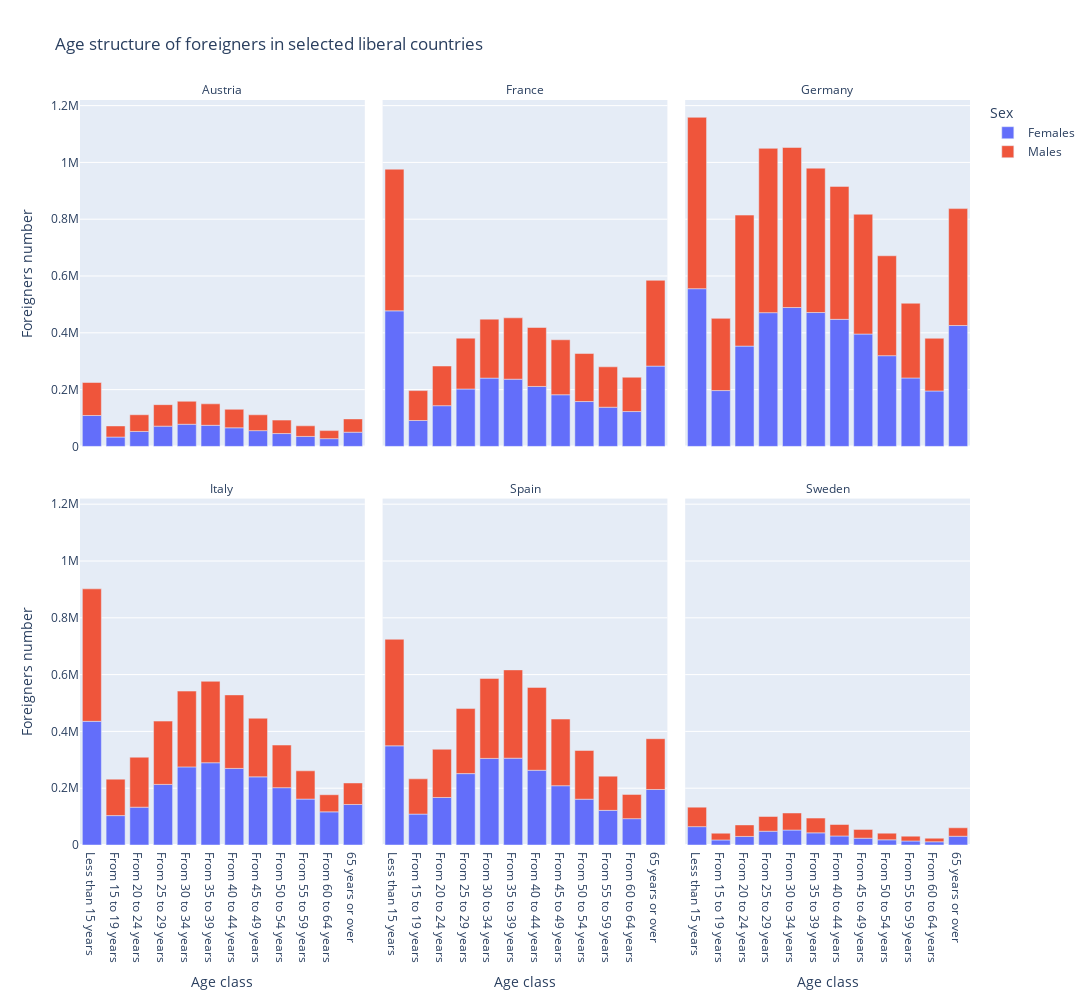

Notebook cell for this chart:
### Code cell
plot_age_structure(only_foreigners[(only_foreigners['geo'].isin(liberal))
                                    & (only_foreigners['Sex'] != 'Total')
                                    & (only_foreigners['TIME_PERIOD'] >= 2014)],
                   'Age structure of foreigners in selected liberal countries', age_order)

### Figure 1 — Plotly figure (JSON) as saved in the notebook; plotly's stock layout.template omitted (floating-point values rounded to 4 significant figures)
{"data": [{"hovertemplate": "Sex=Females<br>geo=Austria<br>Age class=%{x}<br>Foreigners number=%{y}<extra></extra>", "legendgroup": "Females", "marker": {"color": "#636efa", "pattern": {"shape": ""}}, "name": "Females", "orientation": "v", "showlegend": true, "textposition": "auto", "type": "bar", "x": ["65 years or over", "From 15 to 19 years", "From 20 to 24 years", "From 25 to 29 years", "From 30 to 34 years", "From 35 to 39 years", "From 40 to 44 years", "From 45 to 49 years", "From 50 to 54 years", "From 55 to 59 years", "From 60 to 64 years", "Less than 15 years"], "xaxis": "x4", "y": [50090.0, 33020.0, 52730.0, 71420.0, 78070.0, 74400.0, 65540.0, 55560.0, 45320.0, 35240.0, 27360.0, 108900.0], "yaxis": "y4"}, {"hovertemplate": "Sex=Females<br>geo=France<br>Age class=%{x}<br>Foreigners number=%{y}<extra></extra>", "legendgroup": "Females", "marker": {"color": "#636efa", "pattern": {"shape": ""}}, "name": "Females", "orientation": "v", "showlegend": false, "textposition": "auto", "type": "bar", "x": ["65 years or over", "From 15 to 19 years", "From 20 to 24 years", "From 25 to 29 years", "From 30 to 34 years", "From 35 to 39 years", "From 40 to 44 years", "From 45 to 49 years", "From 50 to 54 years", "From 55 to 59 years", "From 60 to 64 years", "Less than 15 years"], "xaxis": "x5", "y": [282700.0, 91240.0, 143500.0, 202100.0, 240500.0, 236700.0, 211100.0, 182000.0, 158000.0, 138100.0, 122800.0, 477300.0], "yaxis": "y5"}, {"hovertemplate": "Sex=Females<br>geo=Germany<br>Age class=%{x}<br>Foreigners number=%{y}<extra></extra>", "legendgroup": "Females", "marker": {"color": "#636efa", "pattern": {"shape": ""}}, "name": "Females", "orientation": "v", "showlegend": false, "textposition": "auto", "type": "bar", "x": ["65 years or over", "From 15 to 19 years", "From 20 to 24 years", "From 25 to 29 years", "From 30 to 34 years", "From 35 to 39 years", "From 40 to 44 years", "From 45 to 49 years", "From 50 to 54 years", "From 55 to 59 years", "From 60 to 64 years", "Less than 15 years"], "xaxis": "x6", "y": [425700.0, 196700.0, 353200.0, 471000.0, 489100.0, 471500.0, 447500.0, 395700.0, 319500.0, 241000.0, 195200.0, 555400.0], "yaxis": "y6"}, {"hovertemplate": "Sex=Females<br>geo=Italy<br>Age class=%{x}<br>Foreigners number=%{y}<extra></extra>", "legendgroup": "Females", "marker": {"color": "#636efa", "pattern": {"shape": ""}}, "name": "Females", "orientation": "v", "showlegend": false, "textposition": "auto", "type": "bar", "x": ["65 years or over", "From 15 to 19 years", "From 20 to 24 years", "From 25 to 29 years", "From 30 to 34 years", "From 35 to 39 years", "From 40 to 44 years", "From 45 to 49 years", "From 50 to 54 years", "From 55 to 59 years", "From 60 to 64 years", "Less than 15 years"], "xaxis": "x", "y": [142700.0, 103500.0, 133100.0, 213400.0, 275000.0, 289600.0, 269600.0, 239900.0, 201800.0, 161700.0, 116700.0, 435400.0], "yaxis": "y"}, {"hovertemplate": "Sex=Females<br>geo=Spain<br>Age class=%{x}<br>Foreigners number=%{y}<extra></extra>", "legendgroup": "Females", "marker": {"color": "#636efa", "pattern": {"shape": ""}}, "name": "Females", "orientation": "v", "showlegend": false, "textposition": "auto", "type": "bar", "x": ["65 years or over", "From 15 to 19 years", "From 20 to 24 years", "From 25 to 29 years", "From 30 to 34 years", "From 35 to 39 years", "From 40 to 44 years", "From 45 to 49 years", "From 50 to 54 years", "From 55 to 59 years", "From 60 to 64 years", "Less than 15 years"], "xaxis": "x2", "y": [195500.0, 108800.0, 167300.0, 251300.0, 304900.0, 305700.0, 263200.0, 208800.0, 161300.0, 121900.0, 92720.0, 349200.0], "yaxis": "y2"}, {"hovertemplate": "Sex=Females<br>geo=Sweden<br>Age class=%{x}<br>Foreigners number=%{y}<extra></extra>", "legendgroup": "Females", "marker": {"color": "#636efa", "pattern": {"shape": ""}}, "name": "Females", "orientation": "v", "showlegend": false, "textposition": "auto", "type": "bar", "x": ["65 years or over", "From 15 to 19 years", "From 20 to 24 years", "From 25 to 29 years", "From 30 to 34 years", "From 35 to 39 years", "From 40 to 44 years", "From 45 to 49 years", "From 50 to 54 years", "From 55 to 59 years", "From 60 to 64 years", "Less than 15 years"], "xaxis": "x3", "y": [30840.0, 17750.0, 30200.0, 48510.0, 52600.0, 42730.0, 31860.0, 23920.0, 18210.0, 14100.0, 11320.0, 64670.0], "yaxis": "y3"}, {"hovertemplate": "Sex=Males<br>geo=Austria<br>Age class=%{x}<br>Foreigners number=%{y}<extra></extra>", "legendgroup": "Males", "marker": {"color": "#EF553B", "pattern": {"shape": ""}}, "name": "Males", "orientation": "v", "showlegend": true, "textposition": "auto", "type": "bar", "x": ["65 years or over", "From 15 to 19 years", "From 20 to 24 years", "From 25 to 29 years", "From 30 to 34 years", "From 35 to 39 years", "From 40 to 44 years", "From 45 to 49 years", "From 50 to 54 years", "From 55 to 59 years", "From 60 to 64 years", "Less than 15 years"], "xaxis": "x4", "y": [46800.0, 39130.0, 58750.0, 75640.0, 80870.0, 75580.0, 65180.0, 55740.0, 47330.0, 37300.0, 28340.0, 116100.0], "yaxis": "y4"}, {"hovertemplate": "Sex=Males<br>geo=France<br>Age class=%{x}<br>Foreigners number=%{y}<extra></extra>", "legendgroup": "Males", "marker": {"color": "#EF553B", "pattern": {"shape": ""}}, "name": "Males", "orientation": "v", "showlegend": false, "textposition": "auto", "type": "bar", "x": ["65 years or over", "From 15 to 19 years", "From 20 to 24 years", "From 25 to 29 years", "From 30 to 34 years", "From 35 to 39 years", "From 40 to 44 years", "From 45 to 49 years", "From 50 to 54 years", "From 55 to 59 years", "From 60 to 64 years", "Less than 15 years"], "xaxis": "x5", "y": [302100.0, 105400.0, 139700.0, 179000.0, 207700.0, 216000.0, 207600.0, 193500.0, 169000.0, 142200.0, 120800.0, 498700.0], "yaxis": "y5"}, {"hovertemplate": "Sex=Males<br>geo=Germany<br>Age class=%{x}<br>Foreigners number=%{y}<extra></extra>", "legendgroup": "Males", "marker": {"color": "#EF553B", "pattern": {"shape": ""}}, "name": "Males", "orientation": "v", "showlegend": false, "textposition": "auto", "type": "bar", "x": ["65 years or over", "From 15 to 19 years", "From 20 to 24 years", "From 25 to 29 years", "From 30 to 34 years", "From 35 to 39 years", "From 40 to 44 years", "From 45 to 49 years", "From 50 to 54 years", "From 55 to 59 years", "From 60 to 64 years", "Less than 15 years"], "xaxis": "x6", "y": [411700.0, 254200.0, 461300.0, 578500.0, 563500.0, 508300.0, 468100.0, 421800.0, 351800.0, 263100.0, 185600.0, 603300.0], "yaxis": "y6"}, {"hovertemplate": "Sex=Males<br>geo=Italy<br>Age class=%{x}<br>Foreigners number=%{y}<extra></extra>", "legendgroup": "Males", "marker": {"color": "#EF553B", "pattern": {"shape": ""}}, "name": "Males", "orientation": "v", "showlegend": false, "textposition": "auto", "type": "bar", "x": ["65 years or over", "From 15 to 19 years", "From 20 to 24 years", "From 25 to 29 years", "From 30 to 34 years", "From 35 to 39 years", "From 40 to 44 years", "From 45 to 49 years", "From 50 to 54 years", "From 55 to 59 years", "From 60 to 64 years", "Less than 15 years"], "xaxis": "x", "y": [75730.0, 128400.0, 176000.0, 222800.0, 266900.0, 286700.0, 258900.0, 206400.0, 150100.0, 99520.0, 60330.0, 466500.0], "yaxis": "y"}, {"hovertemplate": "Sex=Males<br>geo=Spain<br>Age class=%{x}<br>Foreigners number=%{y}<extra></extra>", "legendgroup": "Males", "marker": {"color": "#EF553B", "pattern": {"shape": ""}}, "name": "Males", "orientation": "v", "showlegend": false, "textposition": "auto", "type": "bar", "x": ["65 years or over", "From 15 to 19 years", "From 20 to 24 years", "From 25 to 29 years", "From 30 to 34 years", "From 35 to 39 years", "From 40 to 44 years", "From 45 to 49 years", "From 50 to 54 years", "From 55 to 59 years", "From 60 to 64 years", "Less than 15 years"], "xaxis": "x2", "y": [178700.0, 124100.0, 169800.0, 229000.0, 281600.0, 310800.0, 291800.0, 234700.0, 171500.0, 120500.0, 85360.0, 375100.0], "yaxis": "y2"}, {"hovertemplate": "Sex=Males<br>geo=Sweden<br>Age class=%{x}<br>Foreigners number=%{y}<extra></extra>", "legendgroup": "Males", "marker": {"color": "#EF553B", "pattern": {"shape": ""}}, "name": "Males", "orientation": "v", "showlegend": false, "textposition": "auto", "type": "bar", "x": ["65 years or over", "From 15 to 19 years", "From 20 to 24 years", "From 25 to 29 years", "From 30 to 34 years", "From 35 to 39 years", "From 40 to 44 years", "From 45 to 49 years", "From 50 to 54 years", "From 55 to 59 years", "From 60 to 64 years", "Less than 15 years"], "xaxis": "x3", "y": [29760.0, 23810.0, 40500.0, 51870.0, 60130.0, 52050.0, 40250.0, 30970.0, 23440.0, 17070.0, 12580.0, 68640.0], "yaxis": "y3"}], "layout": {"annotations": [{"font": {}, "showarrow": false, "text": "Italy", "x": 0.16, "xanchor": "center", "xref": "paper", "y": 0.465, "yanchor": "bottom", "yref": "paper"}, {"font": {}, "showarrow": false, "text": "Spain", "x": 0.5, "xanchor": "center", "xref": "paper", "y": 0.465, "yanchor": "bottom", "yref": "paper"}, {"font": {}, "showarrow": false, "text": "Sweden", "x": 0.84, "xanchor": "center", "xref": "paper", "y": 0.465, "yanchor": "bottom", "yref": "paper"}, {"font": {}, "showarrow": false, "text": "Austria", "x": 0.16, "xanchor": "center", "xref": "paper", "y": 1.0, "yanchor": "bottom", "yref": "paper"}, {"font": {}, "showarrow": false, "text": "France", "x": 0.5, "xanchor": "center", "xref": "paper", "y": 1.0, "yanchor": "bottom", "yref": "paper"}, {"font": {}, "showarrow": false, "text": "Germany", "x": 0.84, "xanchor": "center", "xref": "paper", "y": 1.0, "yanchor": "bottom", "yref": "paper"}], "barmode": "relative", "height": 1000, "legend": {"title": {"text": "Sex"}, "tracegroupgap": 0}, "showlegend": true, "title": {"text": "Age structure of foreigners in selected liberal countries"}, "width": 1200, "xaxis": {"anchor": "y", "categoryarray": ["Less than 15 years", "From 15 to 19 years", "From 20 to 24 years", "From 25 to 29 years", "From 30 to 34 years", "From 35 to 39 years", "From 40 to 44 years", "From 45 to 49 years", "From 50 to 54 years", "From 55 to 59 years", "From 60 to 64 years", "65 years or over"], "categoryorder": "array", "domain": [0, 0.32], "title": {"text": "Age class"}}, "xaxis2": {"anchor": "y2", "categoryarray": ["Less than 15 years", "From 15 to 19 years", "From 20 to 24 years", "From 25 to 29 years", "From 30 to 34 years", "From 35 to 39 years", "From 40 to 44 years", "From 45 to 49 years", "From 50 to 54 years", "From 55 to 59 years", "From 60 to 64 years", "65 years or over"], "categoryorder": "array", "domain": [0.34, 0.66], "matches": "x", "title": {"text": "Age class"}}, "xaxis3": {"anchor": "y3", "categoryarray": ["Less than 15 years", "From 15 to 19 years", "From 20 to 24 years", "From 25 to 29 years", "From 30 to 34 years", "From 35 to 39 years", "From 40 to 44 years", "From 45 to 49 years", "From 50 to 54 years", "From 55 to 59 years", "From 60 to 64 years", "65 years or over"], "categoryorder": "array", "domain": [0.68, 1.0], "matches": "x", "title": {"text": "Age class"}}, "xaxis4": {"anchor": "y4", "domain": [0, 0.32], "matches": "x", "showticklabels": false}, "xaxis5": {"anchor": "y5", "domain": [0.34, 0.66], "matches": "x", "showticklabels": false}, "xaxis6": {"anchor": "y6", "domain": [0.68, 1.0], "matches": "x", "showticklabels": false}, "yaxis": {"anchor": "x", "domain": [0, 0.465], "title": {"text": "Foreigners number"}}, "yaxis2": {"anchor": "x2", "domain": [0, 0.465], "matches": "y", "showticklabels": false}, "yaxis3": {"anchor": "x3", "domain": [0, 0.465], "matches": "y", "showticklabels": false}, "yaxis4": {"anchor": "x4", "domain": [0.535, 1.0], "matches": "y", "title": {"text": "Foreigners number"}}, "yaxis5": {"anchor": "x5", "domain": [0.535, 1.0], "matches": "y", "showticklabels": false}, "yaxis6": {"anchor": "x6", "domain": [0.535, 1.0], "matches": "y", "showticklabels": false}}}
